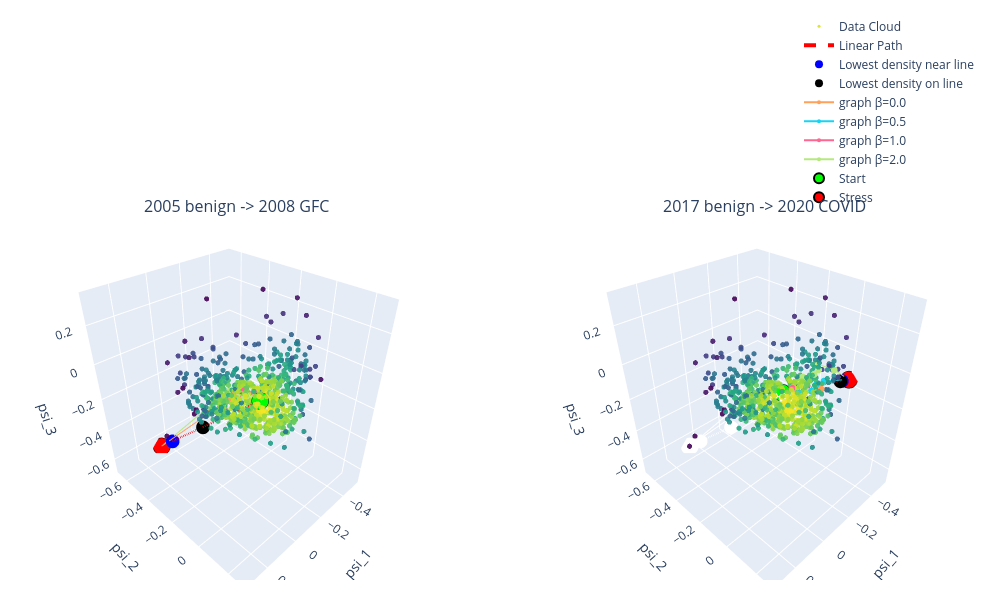

Notebook source saved alongside this figure:
### Markdown cell above
### Reading the result

The dissertation claim is operationalised by two columns: **min_density** (higher is better, the path
stays in historically populated regions) and **max_NNdist_to_cloud** (lower is better, the path stays
near observed data). The linear path should show the lowest min-density and the largest
NN-distance (it cuts through the void); the graph paths, even at beta=0, cannot leave the data
because there are no edges across empty regions, and beta>0 pushes them further into dense regions.


The density function looked wrong in the above plot, the black point in the GFC plot looked to be in a high density region. Plotting all 3 dimensions below reveals that it is actually in a low density area and I now believe that the function is working properly.

<span style="color:red">It is interesting to see that for 2017->2020 COVID, the $\beta=1.5$ path increased the minimum density very slightly but the mean density decreased quite a bit compared to the ordinary graph path. This gives a nice insight into the cost minimisation's priorities. This could be used to explain stuff in the siddertation.

### Code cell
betas = [0.0, 0.5, 1.0, 2.0]

num_pairs = len(pairs)
fig = make_subplots(rows=1, cols=num_pairs, subplot_titles=list(pairs.keys()),
                    specs=[[{'type': 'scene'} for _ in range(num_pairs)]])

for col_idx, (name, (s, e)) in enumerate(pairs.items(), start=1):
    fig.add_trace(go.Scatter3d(x=Psi[:, 0], y=Psi[:, 1], z=Psi[:, 2], mode='markers', 
                               marker=dict(size=3, color=-V, colorscale='Viridis', 
                                           opacity=0.9, showscale=False), name='Data Cloud',
                                             legendgroup=name, showlegend=(col_idx == 1)), row=1, col=col_idx)
    
    lin = np.linspace(Psi[s], Psi[e], 40)
    lmin, lmean, llmin, llmean, lnn, nn_idx, lin_idx = lin_interior_min_mean(s, e, h, scale)
    
    fig.add_trace(go.Scatter3d(x=lin[:, 0], y=lin[:, 1], z=lin[:, 2],
                               mode='lines', line=dict(color='red', width=4, dash='dash'),
                               name='Linear Path', legendgroup=name, showlegend=(col_idx == 1)),
                               row=1, col=col_idx)
    
    fig.add_trace(go.Scatter3d(x=[lin[nn_idx+1, 0]], y=[lin[nn_idx+1, 1]], z=[lin[nn_idx+1, 2]],
                                mode='markers', marker=dict(size=8, color='blue'), name='Lowest density near line',
                                legendgroup=name, showlegend=(col_idx == 1)), row=1, col=col_idx)
    
    fig.add_trace(go.Scatter3d(x=[lin[lin_idx+1, 0]], y=[lin[lin_idx+1, 1]], z=[lin[lin_idx+1, 2]], mode='markers', 
                               marker=dict(size=8, color='black'), name='Lowest density on line', legendgroup=name, 
                               showlegend=(col_idx == 1)), row=1, col=col_idx)
    
    for beta in betas:
        p = graph_path(A_dist_sym, beta, V, s, e); P = Psi[p]
        
        fig.add_trace(go.Scatter3d(x=P[:, 0], y=P[:, 1], z=P[:, 2], mode='lines+markers', marker=dict(size=4),
                                   name=f"graph β={beta}", legendgroup=name, showlegend=(col_idx == 1)), row=1, col=col_idx)
        
    fig.add_trace(go.Scatter3d(x=[Psi[s, 0]], y=[Psi[s, 1]], z=[Psi[s, 2]], mode='markers', 
                               marker=dict(size=10, color='lime', line=dict(color='black', width=2)),
                               name='Start', legendgroup=name, showlegend=(col_idx == 1)), row=1, col=col_idx)
    
    fig.add_trace(
        go.Scatter3d(x=[Psi[e, 0]], y=[Psi[e, 1]], z=[Psi[e, 2]], mode='markers',
                     marker=dict(size=10, color='red', line=dict(color='black', width=2)),
                     name='Stress', legendgroup=name, showlegend=(col_idx == 1)), row=1, col=col_idx)

    fig.update_scenes(xaxis_title=r'psi_1', yaxis_title='psi_2', zaxis_title=r'psi_3', row=1, col=col_idx)

fig.update_layout(height=600, width=500 * num_pairs, margin=dict(l=20, r=20, t=40, b=20), 
                  legend=dict(orientation="h", yanchor="bottom", y=1.02, xanchor="right", x=1))

fig.show()

### Figure 1 — Plotly figure (JSON) as saved in the notebook; plotly's stock layout.template omitted (floating-point values rounded to 4 significant figures; data arrays with more than 128 entries replaced by an {"elided": "..."} marker saying what was removed)
{"data": [{"legendgroup": "2005 benign -> 2008 GFC", "marker": {"color": {"elided": "743 float values"}, "colorscale": [[0, "#440154"], [0.1111, "#482878"], [0.2222, "#3e4989"], [0.3333, "#31688e"], [0.4444, "#26828e"], [0.5556, "#1f9e89"], [0.6667, "#35b779"], [0.7778, "#6ece58"], [0.8889, "#b5de2b"], [1, "#fde725"]], "opacity": 0.9, "showscale": false, "size": 3}, "mode": "markers", "name": "Data Cloud", "scene": "scene", "showlegend": true, "type": "scatter3d", "x": {"elided": "743 float values"}, "y": {"elided": "743 float values"}, "z": {"elided": "743 float values"}}, {"legendgroup": "2005 benign -> 2008 GFC", "line": {"color": "red", "dash": "dash", "width": 4}, "mode": "lines", "name": "Linear Path", "scene": "scene", "showlegend": true, "type": "scatter3d", "x": [0.03331, 0.03387, 0.03444, 0.035, 0.03557, 0.03613, 0.03669, 0.03726, 0.03782, 0.03839, 0.03895, 0.03952, 0.04008, 0.04065, 0.04121, 0.04177, 0.04234, 0.0429, 0.04347, 0.04403, 0.0446, 0.04516, 0.04573, 0.04629, 0.04686, 0.04742, 0.04798, 0.04855, 0.04911, 0.04968, 0.05024, 0.05081, 0.05137, 0.05194, 0.0525, 0.05307, 0.05363, 0.05419, 0.05476, 0.05532], "y": [0.07369, 0.05476, 0.03582, 0.01689, -0.002047, -0.02098, -0.03992, -0.05885, -0.07779, -0.09672, -0.1157, -0.1346, -0.1535, -0.1725, -0.1914, -0.2103, -0.2293, -0.2482, -0.2671, -0.2861, -0.305, -0.3239, -0.3429, -0.3618, -0.3808, -0.3997, -0.4186, -0.4376, -0.4565, -0.4754, -0.4944, -0.5133, -0.5322, -0.5512, -0.5701, -0.589, -0.608, -0.6269, -0.6458, -0.6648], "z": [0.02339, 0.005669, -0.01205, -0.02977, -0.04748, -0.0652, -0.08292, -0.1006, -0.1184, -0.1361, -0.1538, -0.1715, -0.1892, -0.2069, -0.2247, -0.2424, -0.2601, -0.2778, -0.2955, -0.3132, -0.331, -0.3487, -0.3664, -0.3841, -0.4018, -0.4195, -0.4373, -0.455, -0.4727, -0.4904, -0.5081, -0.5259, -0.5436, -0.5613, -0.579, -0.5967, -0.6144, -0.6322, -0.6499, -0.6676]}, {"legendgroup": "2005 benign -> 2008 GFC", "marker": {"color": "blue", "size": 8}, "mode": "markers", "name": "Lowest density near line", "scene": "scene", "showlegend": true, "type": "scatter3d", "x": [0.05194], "y": [-0.5512], "z": [-0.5613]}, {"legendgroup": "2005 benign -> 2008 GFC", "marker": {"color": "black", "size": 8}, "mode": "markers", "name": "Lowest density on line", "scene": "scene", "showlegend": true, "type": "scatter3d", "x": [0.04403], "y": [-0.2861], "z": [-0.3132]}, {"legendgroup": "2005 benign -> 2008 GFC", "marker": {"size": 4}, "mode": "lines+markers", "name": "graph β=0.0", "scene": "scene", "showlegend": true, "type": "scatter3d", "x": [0.03331, 0.02209, 0.0462, 0.08276, 0.08813, 0.09391, 0.09871, 0.05532], "y": [0.07369, 0.02893, -0.003844, -0.03374, -0.04344, -0.08286, -0.1634, -0.6648], "z": [0.02339, 0.0363, 0.04291, 0.01966, -0.005121, -0.06437, -0.1288, -0.6676]}, {"legendgroup": "2005 benign -> 2008 GFC", "marker": {"size": 4}, "mode": "lines+markers", "name": "graph β=0.5", "scene": "scene", "showlegend": true, "type": "scatter3d", "x": [0.03331, 0.02209, 0.0462, 0.05204, 0.03027, -0.01491, -0.03968, 0.05532], "y": [0.07369, 0.02893, -0.003844, -0.02145, -0.0674, -0.1516, -0.2161, -0.6648], "z": [0.02339, 0.0363, 0.04291, 0.001426, -0.01474, -0.05841, -0.121, -0.6676]}, {"legendgroup": "2005 benign -> 2008 GFC", "marker": {"size": 4}, "mode": "lines+markers", "name": "graph β=1.0", "scene": "scene", "showlegend": true, "type": "scatter3d", "x": [0.03331, 0.02209, 0.0462, 0.05204, 0.03027, -0.01491, -0.03968, 0.05532], "y": [0.07369, 0.02893, -0.003844, -0.02145, -0.0674, -0.1516, -0.2161, -0.6648], "z": [0.02339, 0.0363, 0.04291, 0.001426, -0.01474, -0.05841, -0.121, -0.6676]}, {"legendgroup": "2005 benign -> 2008 GFC", "marker": {"size": 4}, "mode": "lines+markers", "name": "graph β=2.0", "scene": "scene", "showlegend": true, "type": "scatter3d", "x": [0.03331, 0.03303, 0.05272, 0.05204, 0.03027, -0.01491, -0.03968, 0.05532], "y": [0.07369, 0.041, 0.01513, -0.02145, -0.0674, -0.1516, -0.2161, -0.6648], "z": [0.02339, 0.0238, 0.02773, 0.001426, -0.01474, -0.05841, -0.121, -0.6676]}, {"legendgroup": "2005 benign -> 2008 GFC", "marker": {"color": "lime", "line": {"color": "black", "width": 2}, "size": 10}, "mode": "markers", "name": "Start", "scene": "scene", "showlegend": true, "type": "scatter3d", "x": [0.03331], "y": [0.07369], "z": [0.02339]}, {"legendgroup": "2005 benign -> 2008 GFC", "marker": {"color": "red", "line": {"color": "black", "width": 2}, "size": 10}, "mode": "markers", "name": "Stress", "scene": "scene", "showlegend": true, "type": "scatter3d", "x": [0.05532], "y": [-0.6648], "z": [-0.6676]}, {"legendgroup": "2017 benign -> 2020 COVID", "marker": {"color": {"elided": "743 float values"}, "colorscale": [[0, "#440154"], [0.1111, "#482878"], [0.2222, "#3e4989"], [0.3333, "#31688e"], [0.4444, "#26828e"], [0.5556, "#1f9e89"], [0.6667, "#35b779"], [0.7778, "#6ece58"], [0.8889, "#b5de2b"], [1, "#fde725"]], "opacity": 0.9, "showscale": false, "size": 3}, "mode": "markers", "name": "Data Cloud", "scene": "scene2", "showlegend": false, "type": "scatter3d", "x": {"elided": "743 float values"}, "y": {"elided": "743 float values"}, "z": {"elided": "743 float values"}}, {"legendgroup": "2017 benign -> 2020 COVID", "line": {"color": "red", "dash": "dash", "width": 4}, "mode": "lines", "name": "Linear Path", "scene": "scene2", "showlegend": false, "type": "scatter3d", "x": [0.02209, 0.008298, -0.005494, -0.01929, -0.03308, -0.04687, -0.06066, -0.07446, -0.08825, -0.102, -0.1158, -0.1296, -0.1434, -0.1572, -0.171, -0.1848, -0.1986, -0.2124, -0.2262, -0.24, -0.2538, -0.2675, -0.2813, -0.2951, -0.3089, -0.3227, -0.3365, -0.3503, -0.3641, -0.3779, -0.3917, -0.4055, -0.4193, -0.4331, -0.4468, -0.4606, -0.4744, -0.4882, -0.502, -0.5158], "y": [0.02893, 0.02819, 0.02745, 0.0267, 0.02596, 0.02522, 0.02448, 0.02373, 0.02299, 0.02225, 0.0215, 0.02076, 0.02002, 0.01927, 0.01853, 0.01779, 0.01705, 0.0163, 0.01556, 0.01482, 0.01407, 0.01333, 0.01259, 0.01184, 0.0111, 0.01036, 0.009615, 0.008872, 0.008128, 0.007385, 0.006642, 0.005899, 0.005156, 0.004413, 0.00367, 0.002927, 0.002184, 0.001441, 0.000698, -4.502e-05], "z": [0.0363, 0.03135, 0.0264, 0.02145, 0.0165, 0.01155, 0.0066, 0.001649, -0.003302, -0.008253, -0.0132, -0.01815, -0.02311, -0.02806, -0.03301, -0.03796, -0.04291, -0.04786, -0.05281, -0.05776, -0.06271, -0.06766, -0.07261, -0.07756, -0.08252, -0.08747, -0.09242, -0.09737, -0.1023, -0.1073, -0.1122, -0.1172, -0.1221, -0.1271, -0.132, -0.137, -0.1419, -0.1469, -0.1518, -0.1568]}, {"legendgroup": "2017 benign -> 2020 COVID", "marker": {"color": "blue", "size": 8}, "mode": "markers", "name": "Lowest density near line", "scene": "scene2", "showlegend": false, "type": "scatter3d", "x": [-0.4468], "y": [0.00367], "z": [-0.132]}, {"legendgroup": "2017 benign -> 2020 COVID", "marker": {"color": "black", "size": 8}, "mode": "markers", "name": "Lowest density on line", "scene": "scene2", "showlegend": false, "type": "scatter3d", "x": [-0.4331], "y": [0.004413], "z": [-0.1271]}, {"legendgroup": "2017 benign -> 2020 COVID", "marker": {"size": 4}, "mode": "lines+markers", "name": "graph β=0.0", "scene": "scene2", "showlegend": false, "type": "scatter3d", "x": [0.02209, -0.003393, -0.05148, -0.07277, -0.1172, -0.1927, -0.2617, -0.5158], "y": [0.02893, 0.02488, 0.02736, 0.04282, 0.07199, 0.06747, 0.02926, -4.502e-05], "z": [0.0363, 0.01519, 0.005651, -0.006739, -0.002591, -0.03047, -0.03716, -0.1568]}, {"legendgroup": "2017 benign -> 2020 COVID", "marker": {"size": 4}, "mode": "lines+markers", "name": "graph β=0.5", "scene": "scene2", "showlegend": false, "type": "scatter3d", "x": [0.02209, -0.003393, -0.05148, -0.07277, -0.1172, -0.2079, -0.2617, -0.5158], "y": [0.02893, 0.02488, 0.02736, 0.04282, 0.07199, 0.02933, 0.02926, -4.502e-05], "z": [0.0363, 0.01519, 0.005651, -0.006739, -0.002591, -0.02994, -0.03716, -0.1568]}, {"legendgroup": "2017 benign -> 2020 COVID", "marker": {"size": 4}, "mode": "lines+markers", "name": "graph β=1.0", "scene": "scene2", "showlegend": false, "type": "scatter3d", "x": [0.02209, -0.01473, -0.03985, -0.1044, -0.1913, -0.2559, -0.287, -0.3405, -0.5158], "y": [0.02893, 0.05071, 0.03471, 0.03035, 0.02249, -0.002671, -0.03766, 0.02488, -4.502e-05], "z": [0.0363, 0.05176, 0.03295, 0.05588, 0.02703, 0.01208, 0.01613, -0.01346, -0.1568]}, {"legendgroup": "2017 benign -> 2020 COVID", "marker": {"size": 4}, "mode": "lines+markers", "name": "graph β=2.0", "scene": "scene2", "showlegend": false, "type": "scatter3d", "x": [0.02209, -0.003393, -0.03985, -0.1044, -0.1913, -0.2559, -0.287, -0.3405, -0.5158], "y": [0.02893, 0.02488, 0.03471, 0.03035, 0.02249, -0.002671, -0.03766, 0.02488, -4.502e-05], "z": [0.0363, 0.01519, 0.03295, 0.05588, 0.02703, 0.01208, 0.01613, -0.01346, -0.1568]}, {"legendgroup": "2017 benign -> 2020 COVID", "marker": {"color": "lime", "line": {"color": "black", "width": 2}, "size": 10}, "mode": "markers", "name": "Start", "scene": "scene2", "showlegend": false, "type": "scatter3d", "x": [0.02209], "y": [0.02893], "z": [0.0363]}, {"legendgroup": "2017 benign -> 2020 COVID", "marker": {"color": "red", "line": {"color": "black", "width": 2}, "size": 10}, "mode": "markers", "name": "Stress", "scene": "scene2", "showlegend": false, "type": "scatter3d", "x": [-0.5158], "y": [-4.502e-05], "z": [-0.1568]}], "layout": {"annotations": [{"font": {"size": 16}, "showarrow": false, "text": "2005 benign -> 2008 GFC", "x": 0.225, "xanchor": "center", "xref": "paper", "y": 1, "yanchor": "bottom", "yref": "paper"}, {"font": {"size": 16}, "showarrow": false, "text": "2017 benign -> 2020 COVID", "x": 0.775, "xanchor": "center", "xref": "paper", "y": 1, "yanchor": "bottom", "yref": "paper"}], "height": 600, "legend": {"orientation": "h", "x": 1, "xanchor": "right", "y": 1.02, "yanchor": "bottom"}, "margin": {"b": 20, "l": 20, "r": 20, "t": 40}, "scene": {"domain": {"x": [0, 0.45], "y": [0, 1]}, "xaxis": {"title": {"text": "psi_1"}}, "yaxis": {"title": {"text": "psi_2"}}, "zaxis": {"title": {"text": "psi_3"}}}, "scene2": {"domain": {"x": [0.55, 1], "y": [0, 1]}, "xaxis": {"title": {"text": "psi_1"}}, "yaxis": {"title": {"text": "psi_2"}}, "zaxis": {"title": {"text": "psi_3"}}}, "width": 1000}}
